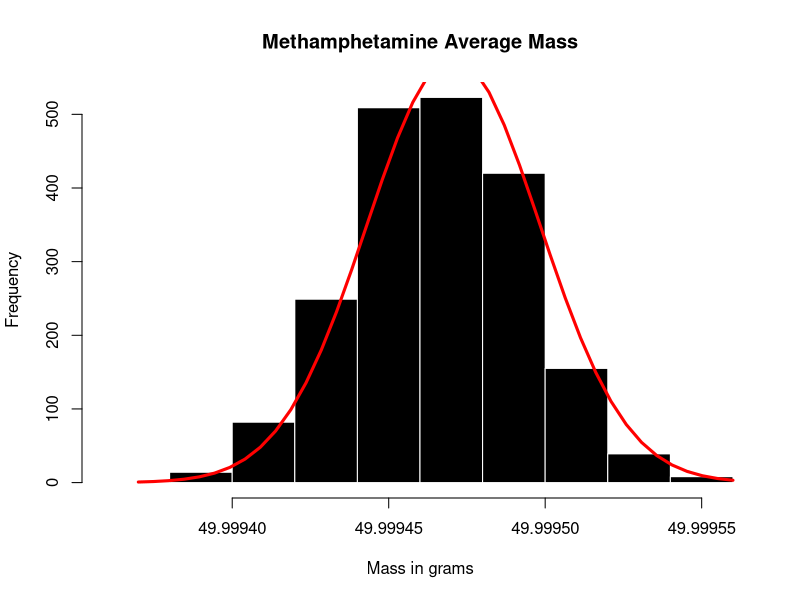

This chart was generated by the following R code:
x = c(49.9996,49.9994,49.9993, 
      49.9996,49.9995,49.9995, 
      49.9995,49.9994,49.9995, 
      49.9994)
B = 2000
mass = sapply(1:B, function(i){mean(sample(x, size = length(x), replace = T))})
mu = mean(mass)
sdmass = sd(mass)

#Graphical Options Start#
h = hist(mass, col="black", border="white", xlab = "Mass in grams", main = "Methamphetamine Average Mass")
xfit = seq(min(mass), max(mass), length = 40)
yfit = dnorm(xfit, mean = mean(mass), sd = sd(mass))
yfit = yfit * diff(h$mids[1:2]) * length(mass)
lines(xfit, yfit, col="red", lwd=3)
#Graphical Options End#


conf = .99
alpha = 1 - conf
quantile(mass, probs = c(alpha/2, 1 - alpha/2))#two-sided
conf2 = .95
alpha2 = 1 - conf2
quantile (mass, probs = c(alpha2/2, 1 - alpha2/2))#two-sided
sd(mass)#bootstrap standard error estimate for the estimated mean
